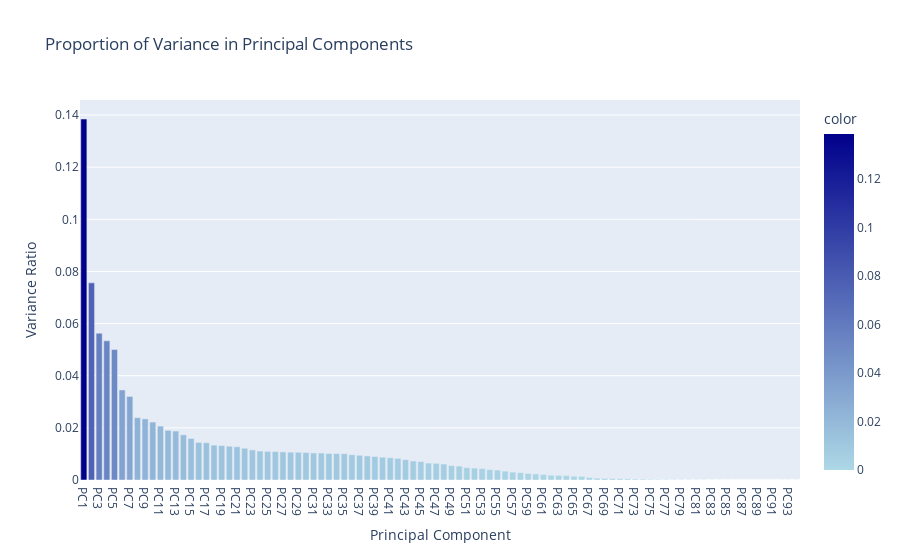

Notebook cell for this chart:
### Code cell
# Now let's plot this, for better Vizualization.

fig = px.bar(
    x=["PC" + str(i) for i in range(1, n_components + 1)],
    y=pca.explained_variance_ratio_,
    labels={'x': "Principal Component", 'y': "Variance Ratio"},
    color=pca.explained_variance_ratio_,
    color_continuous_scale=[(0, 'lightblue'), (1, 'darkblue')],
    title="Proportion of Variance in Principal Components"
)

fig.show()

### Figure 1 — Plotly figure (JSON) as saved in the notebook; plotly's stock layout.template omitted (floating-point values rounded to 4 significant figures)
{"data": [{"alignmentgroup": "True", "hovertemplate": "Principal Component=%{x}<br>Variance Ratio=%{y}<br>color=%{marker.color}<extra></extra>", "legendgroup": "", "marker": {"color": [0.1385, 0.07564, 0.05632, 0.05339, 0.05009, 0.03455, 0.03206, 0.02392, 0.02346, 0.02223, 0.02068, 0.01905, 0.01879, 0.01734, 0.01592, 0.01441, 0.01427, 0.01338, 0.01321, 0.01296, 0.01275, 0.01219, 0.01155, 0.01113, 0.01099, 0.0109, 0.01078, 0.01069, 0.01065, 0.01052, 0.01039, 0.01035, 0.01018, 0.01016, 0.0101, 0.009694, 0.009479, 0.009232, 0.009027, 0.008743, 0.008542, 0.008304, 0.007794, 0.007311, 0.007077, 0.006493, 0.006393, 0.006119, 0.005511, 0.005331, 0.004727, 0.004571, 0.004389, 0.003973, 0.003806, 0.003401, 0.003028, 0.002821, 0.002492, 0.00233, 0.002121, 0.001846, 0.001785, 0.001703, 0.00143, 0.001411, 0.0009661, 0.0007266, 0.0006386, 0.0005653, 0.0005386, 0.0004442, 0.0003473, 0.0003209, 0.000231, 0.0002107, 0.0001504, 0.0001313, 0.0001076, 8.22e-05, 6.479e-05, 4.588e-05, 1.936e-05, 1.33e-05, 1.253e-05, 1.163e-05, 5.583e-06, 2.362e-06, 1.09e-10, 3.062e-12, 2.161e-20, 1.14e-31, 2.483e-33, 9.576e-34], "coloraxis": "coloraxis", "pattern": {"shape": ""}}, "name": "", "offsetgroup": "", "orientation": "v", "showlegend": false, "textposition": "auto", "type": "bar", "x": ["PC1", "PC2", "PC3", "PC4", "PC5", "PC6", "PC7", "PC8", "PC9", "PC10", "PC11", "PC12", "PC13", "PC14", "PC15", "PC16", "PC17", "PC18", "PC19", "PC20", "PC21", "PC22", "PC23", "PC24", "PC25", "PC26", "PC27", "PC28", "PC29", "PC30", "PC31", "PC32", "PC33", "PC34", "PC35", "PC36", "PC37", "PC38", "PC39", "PC40", "PC41", "PC42", "PC43", "PC44", "PC45", "PC46", "PC47", "PC48", "PC49", "PC50", "PC51", "PC52", "PC53", "PC54", "PC55", "PC56", "PC57", "PC58", "PC59", "PC60", "PC61", "PC62", "PC63", "PC64", "PC65", "PC66", "PC67", "PC68", "PC69", "PC70", "PC71", "PC72", "PC73", "PC74", "PC75", "PC76", "PC77", "PC78", "PC79", "PC80", "PC81", "PC82", "PC83", "PC84", "PC85", "PC86", "PC87", "PC88", "PC89", "PC90", "PC91", "PC92", "PC93", "PC94"], "xaxis": "x", "y": [0.1385, 0.07564, 0.05632, 0.05339, 0.05009, 0.03455, 0.03206, 0.02392, 0.02346, 0.02223, 0.02068, 0.01905, 0.01879, 0.01734, 0.01592, 0.01441, 0.01427, 0.01338, 0.01321, 0.01296, 0.01275, 0.01219, 0.01155, 0.01113, 0.01099, 0.0109, 0.01078, 0.01069, 0.01065, 0.01052, 0.01039, 0.01035, 0.01018, 0.01016, 0.0101, 0.009694, 0.009479, 0.009232, 0.009027, 0.008743, 0.008542, 0.008304, 0.007794, 0.007311, 0.007077, 0.006493, 0.006393, 0.006119, 0.005511, 0.005331, 0.004727, 0.004571, 0.004389, 0.003973, 0.003806, 0.003401, 0.003028, 0.002821, 0.002492, 0.00233, 0.002121, 0.001846, 0.001785, 0.001703, 0.00143, 0.001411, 0.0009661, 0.0007266, 0.0006386, 0.0005653, 0.0005386, 0.0004442, 0.0003473, 0.0003209, 0.000231, 0.0002107, 0.0001504, 0.0001313, 0.0001076, 8.22e-05, 6.479e-05, 4.588e-05, 1.936e-05, 1.33e-05, 1.253e-05, 1.163e-05, 5.583e-06, 2.362e-06, 1.09e-10, 3.062e-12, 2.161e-20, 1.14e-31, 2.483e-33, 9.576e-34], "yaxis": "y"}], "layout": {"barmode": "relative", "coloraxis": {"colorbar": {"title": {"text": "color"}}, "colorscale": [[0, "lightblue"], [1, "darkblue"]]}, "legend": {"tracegroupgap": 0}, "title": {"text": "Proportion of Variance in Principal Components"}, "xaxis": {"anchor": "y", "autorange": true, "domain": [0, 1], "range": [-0.5, 93.5], "title": {"text": "Principal Component"}, "type": "category"}, "yaxis": {"anchor": "x", "autorange": true, "domain": [0, 1], "range": [0, 0.1458], "title": {"text": "Variance Ratio"}, "type": "linear"}}}
